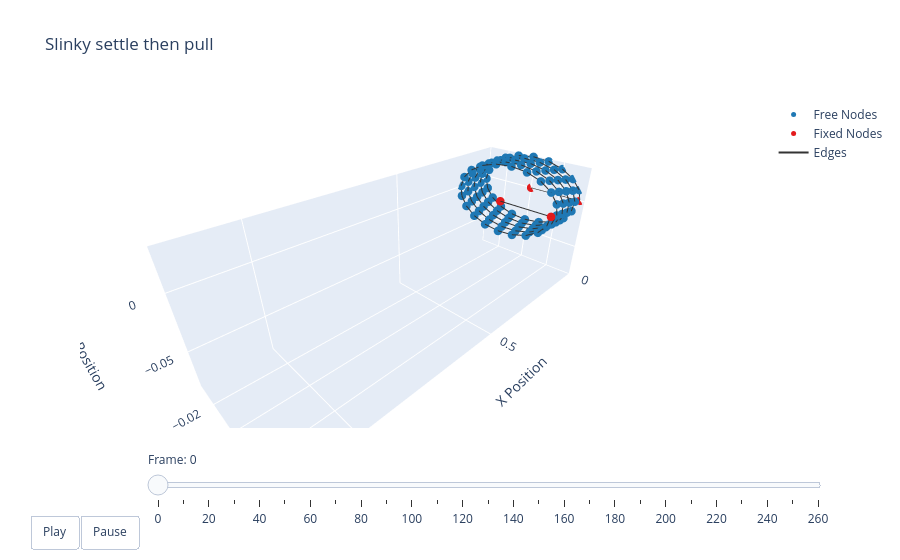

The notebook cell saved with this chart:
### Code cell
options = dismech.AnimationOptions(title='Slinky settle then pull', plot_step=10)
fig = dismech.get_interactive_animation_plotly(robots[-1], t_arr, qs, options)
fig.show()
